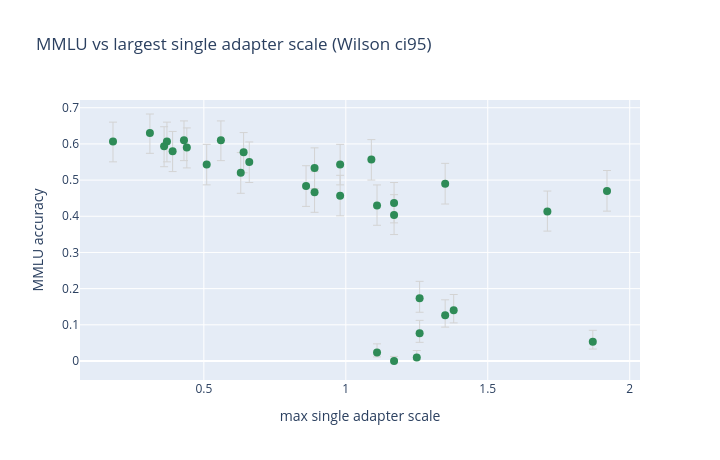

The notebook cell saved with this chart:
### Code cell
import plotly.graph_objects as go

# MMLU vs the largest single adapter scale in each config. Hover = combo slug.
_maxscale = {rec.slug: max(t.scale for t in rec.traits) for rec in generate_design().configs}
df["maxscale"] = df["slug"].map(_maxscale)

if "mmlu_mean" not in df.columns or df["mmlu_mean"].notna().sum() == 0:
    print("No MMLU results yet — skipping plot.")
else:
    d = df.dropna(subset=["mmlu_mean"])
    fig = go.Figure(go.Scatter(
        x=d["maxscale"], y=d["mmlu_mean"], mode="markers",
        marker=dict(size=8, color="seagreen"),
        error_y=dict(
            type="data", symmetric=False,
            array=np.clip(d["mmlu_hi"] - d["mmlu_mean"], 0, None),
            arrayminus=np.clip(d["mmlu_mean"] - d["mmlu_lo"], 0, None),
            color="lightgray", thickness=1,
        ),
        text=d["slug"],
        hovertemplate="%{text}<br>max scale=%{x:.2f}<br>MMLU=%{y:.3f}<extra></extra>",
    ))
    fig.update_layout(
        xaxis_title="max single adapter scale", yaxis_title="MMLU accuracy",
        title="MMLU vs largest single adapter scale (Wilson ci95)",
        height=460, width=720,
    )
    fig.show()

### Figure 1 — Plotly figure (JSON) as saved in the notebook; plotly's stock layout.template omitted (floating-point values rounded to 4 significant figures)
{"data": [{"error_y": {"array": [0.05359, 0.05267, 0.05359, 0.05406, 0.05418, 0.05347, 0.05546, 0.05347, 0.05459, 0.05546, 0.05449, 0.05652, 0.05592, 0.05531, 0.04689, 0.05515, 0.05568, 0.05656, 0.0564, 0.05657, 0.0564, 0.05648, 0.05634, 0.01898, 0.04383, 0.0565, 0.02404, 0.03574, 0.05656, 0.01264, 0.04241, 0.03154], "arrayminus": [0.05629, 0.05596, 0.05629, 0.05642, 0.05645, 0.05625, 0.05656, 0.05625, 0.05653, 0.05656, 0.05652, 0.05568, 0.05643, 0.05657, 0.03863, 0.05658, 0.05652, 0.05546, 0.05598, 0.05497, 0.05395, 0.05428, 0.05608, 0.006593, 0.03473, 0.05574, 0.01199, 0.02504, 0.05479, 0.0, 0.03297, 0.02024], "color": "lightgray", "symmetric": false, "thickness": 1, "type": "data"}, "hovertemplate": "%{text}<br>max scale=%{x:.2f}<br>MMLU=%{y:.3f}<extra></extra>", "marker": {"color": "seagreen", "size": 8}, "mode": "markers", "text": ["OP0p18_CP0p11_EM0p11_AM0p10_NP0p07", "OM0p13_CM0p09_EM0p06_AP0p07_NP0p31", "OM0p06_CM0p13_EM0p17_AM0p37_NM0p08", "OP0p13_CP0p17_EP0p15_AP0p09_NM0p36", "OP0p19_CM0p09_EM0p06_AM0p44_NM0p17", "OM0p27_CM0p18_EP0p43_AM0p21_NM0p07", "OP0p51_CP0p17_EM0p15_AM0p30_NM0p10", "OM0p29_CP0p20_EP0p25_AM0p06_NM0p56", "OM0p64_CP0p16_EM0p29_AM0p16_NM0p14", "OM0p14_CM0p05_EM0p25_AM0p12_NP0p98", "OM0p33_CM0p39_EP0p28_AP0p34_NM0p30", "OP0p16_CM0p08_EP0p24_AP0p89_NM0p43", "OM0p63_CP0p47_EM0p17_AM0p24_NP0p37", "OP0p66_CM0p49_EM0p38_AP0p10_NM0p39", "OP0p06_CP0p10_EP0p45_AP1p26_NP0p22", "OP0p57_CM0p23_EP0p16_AM1p09_NM0p12", "OM0p38_CM0p72_EP0p89_AM0p25_NP0p08", "OM0p22_CP0p98_EP0p32_AM0p50_NP0p35", "OP0p86_CM0p59_EP0p34_AM0p53_NP0p24", "OP0p60_CM0p20_EM0p54_AM0p14_NP1p17", "OP0p34_CP0p37_EP1p17_AM0p49_NP0p40", "OM0p30_CP0p51_EM1p71_AP0p14_NM0p18", "OM1p35_CM0p39_EP0p87_AP0p24_NP0p16", "OP0p94_CP1p25_EM0p25_AP0p08_NP0p60", "OP1p38_CM0p95_EP0p28_AP0p19_NP0p42", "OM1p92_CP0p28_EP0p53_AP0p13_NM0p39", "OP1p11_CP0p39_EM0p93_AP0p36_NM0p60", "OP0p29_CM0p44_EM1p26_AP0p57_NP0p91", "OM0p99_CP0p27_EP1p11_AP1p09_NP0p11", "OP1p17_CP0p69_EP0p10_AM1p08_NM0p72", "OM1p01_CP0p27_EM1p35_AP0p11_NP1p11", "OM0p40_CM0p28_EM0p44_AP1p87_NM1p01"], "type": "scatter", "x": [0.18, 0.31, 0.37, 0.36, 0.44, 0.43, 0.51, 0.56, 0.64, 0.98, 0.39, 0.89, 0.63, 0.66, 1.26, 1.09, 0.89, 0.98, 0.86, 1.17, 1.17, 1.71, 1.35, 1.25, 1.38, 1.92, 1.11, 1.26, 1.11, 1.17, 1.35, 1.87], "y": [0.6067, 0.63, 0.6067, 0.5933, 0.59, 0.61, 0.5433, 0.61, 0.5767, 0.5433, 0.58, 0.4667, 0.52, 0.55, 0.1733, 0.5567, 0.5333, 0.4567, 0.4833, 0.4367, 0.4033, 0.4133, 0.49, 0.01, 0.14, 0.47, 0.02333, 0.07667, 0.43, 0.0, 0.1267, 0.05333]}], "layout": {"height": 460, "title": {"text": "MMLU vs largest single adapter scale (Wilson ci95)"}, "width": 720, "xaxis": {"title": {"text": "max single adapter scale"}}, "yaxis": {"title": {"text": "MMLU accuracy"}}}}
